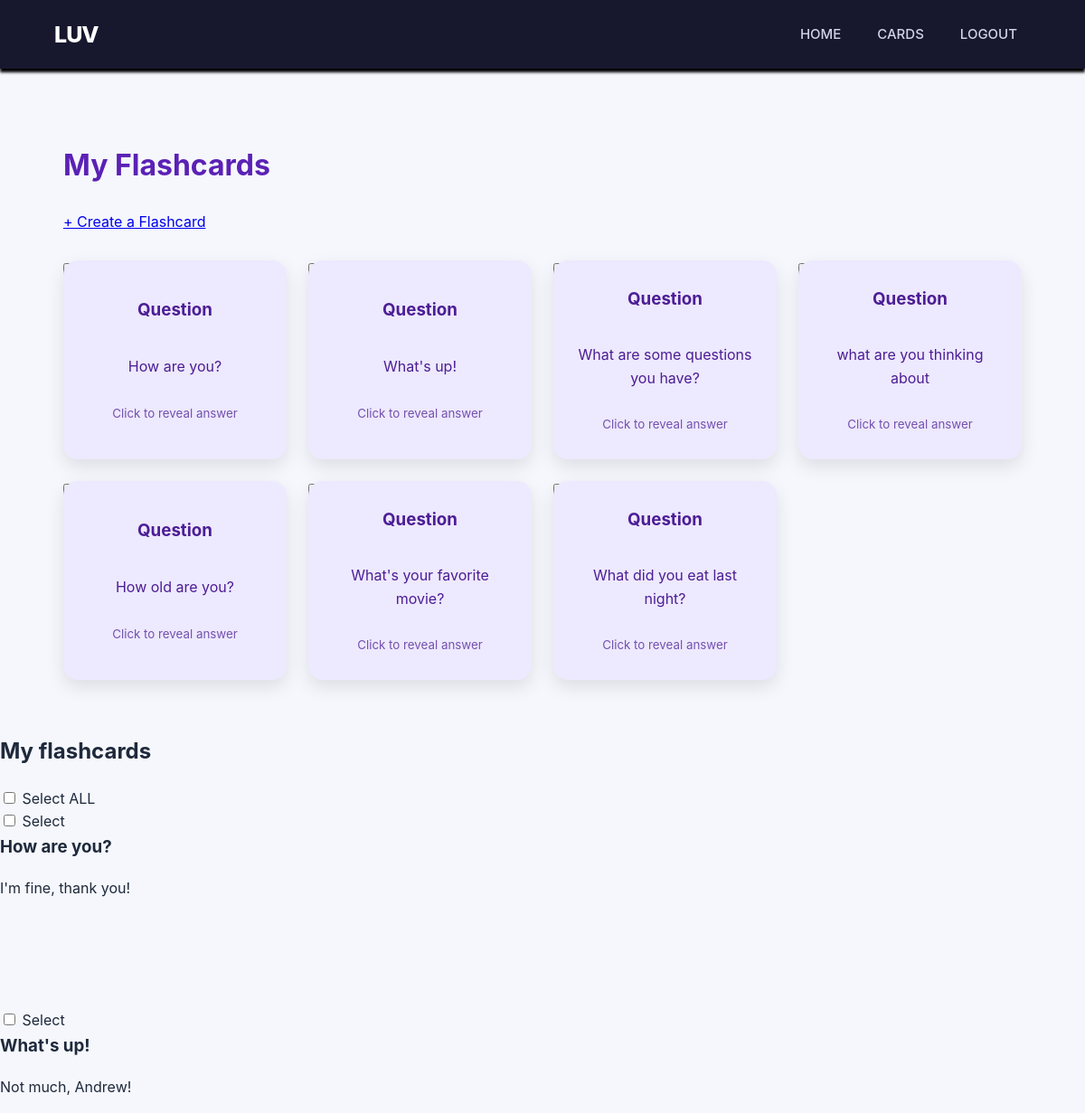
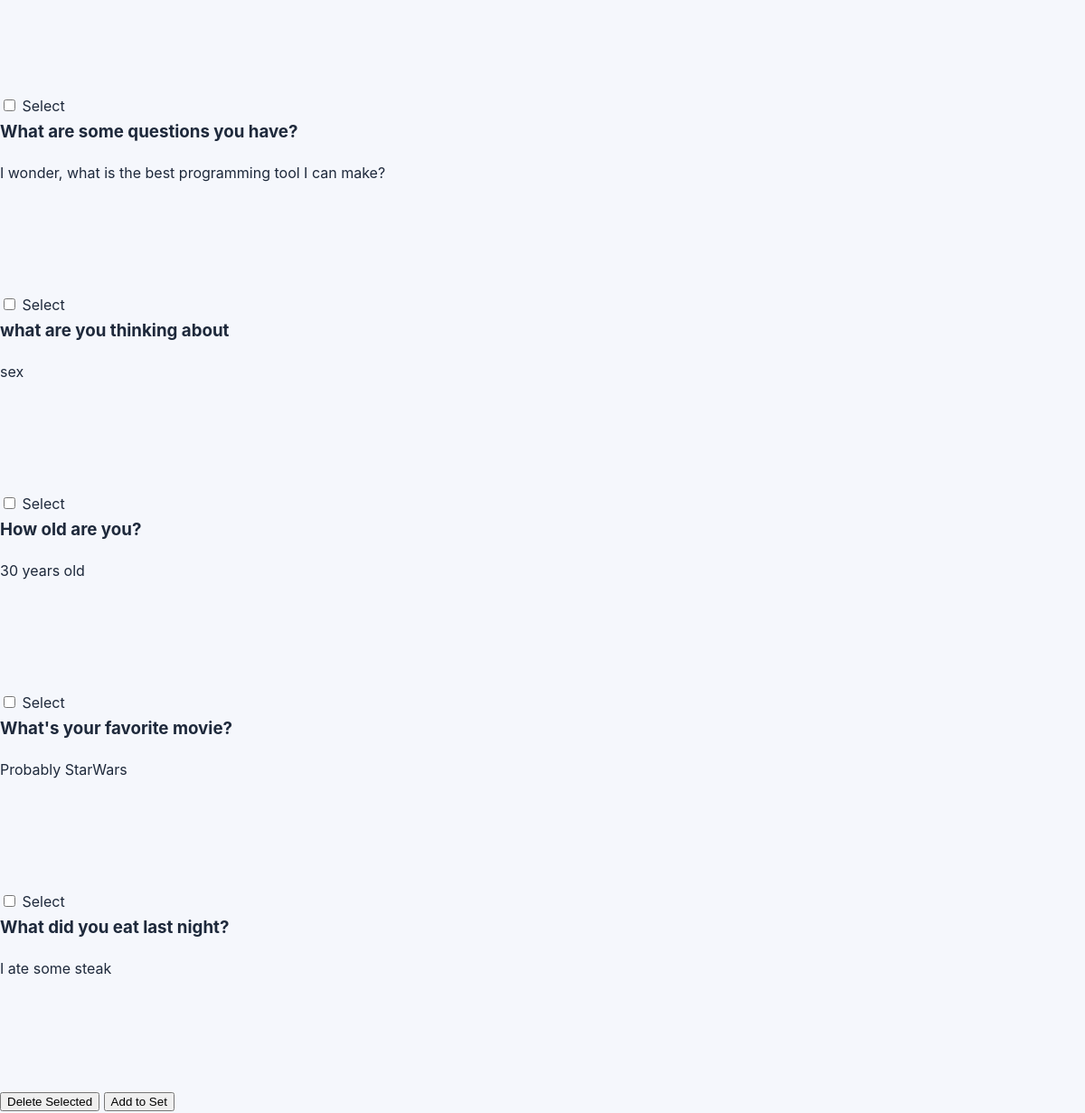
Screenshot of /cards (signed in) with the database file from the repository (2 pictures, top to bottom).
### papo_cito.py (models this page shows)
class Card(db.Model):
    __tablename__ = "cards"
    id = db.Column(db.Integer, primary_key=True)
    question = db.Column(db.String(200))
    answer = db.Column(db.Text)
    user_id = db.Column(
            db.Integer,
            db.ForeignKey("pot_users.id"),
            nullable=False
        )

### papo_cito.py (the view)
@app.route("/cards", methods=["GET","POST"])
def cards():
    if request.method == "GET":
        user_id = session["user_id"]
        cards = Card.query.filter_by(
                user_id=user_id
                ).all()
        return render_template("cards.html", cards=cards)

### templates/cards.html (shortened to what this page needs)
{% extends "base.html" %}
{% block content %}
<div class="cards-page">
	<h1>My Flashcards</h1>
	<a href= "{{ url_for('create_card') }}"	>
		+ Create a Flashcard
	</a>
	<div class = "cards-grid">
		{% for card in cards %}
		<div class="flashcard" onclick="flipCard(this)">
			<div class="flashcard-inner">
				<div class="flashcard-front">
					<h3>Question</h3>
					<p>{{ card.question }}</p>
					<small>Click to reveal answer</small>
				</div>
				<div class="flashcard-back">
					<h3>Answer</h3>
					<p>{{ card.answer }}</p>
					<small>Click to return</small>
				</div>
				<form action="{{ url_for('delete_card', card_id=card.id) }}"
					method="POST"
					onsubmit="return confirm('Are you sure?');">
					<button>
					</button>
				</form>
			</div>
		</div>
		{% else %}
		<p>You haven't created any flashcards yet.</p>
		{% endfor %}
	</div>
</div>
<div class=cards-pages>
	<h2>My flashcards</h2>
	<form method="POST" action="{{ url_for('bulk_action') }}">
		<label>
			<input type="checkbox" id="select-all">
			Select ALL
		</label>
		<div class="flashcard-list">
			{% for card in cards %}
			<div class="flashcard">
				<label>
					<input type="checkbox" name="card_ids" value="{{card.id}}">
						Select
				</label>
				<h3>{{ card.question }}</h3>
				<p>{{card.answer }}</p>
			</div>
			{% endfor %}
		</div>
		<button type="submit" name="action" value="delete">Delete Selected</button>
		<button type="submit" name="action" value="add_to_set">Add to Set</button>
	</form>
{% endblock %}

### static/css/style.css (style rules this page uses)
:root { --primary: #635bff; --primary-dark: #4f46e5; --background: #f5f7fc; --surface: #ffffff; --text: #1e293b; --muted: #64748b; --border: #e2e8f0; }
* { box-sizing: border-box; }
body { margin: 0; font-family: -apple-system, BlinkMacSystemFont, "Segoe UI", Roboto, sans-serif; background: var(--background); color: var(--text); line-height: 1.6; }
.cards-page { max-width: 1100px; margin:40px auto; padding: 20px; }
.cards-page h1 { color: #5b21b6; margin-bottom: 24px; }
.cards-grid { display: grid; grid-template-columns: repeat(auto-fit, minmax(230px, 1fr)); gap: 24px; margin-top: 30px; }
.flashcard { height: 220px; perspective: 1000px; cursor: pointer; }
.flashcard-inner { position:relative; width: 100%; height: 100%; transition: transoform 0.6s; transform-style: preserve-3d; }
.flashcard-front, .flashcard-back { position: absolute; inset: 0; padding: 24px; border-radius: 16px; box-sizing: border-box; display: flex; flex-direction: column; justify-content:center; align-items: center; text-align: center; backface-visibility: hidden; box-shadow: 0 8px 20px rgba(0, 0, 0, 0.10); overflow-wrap: anywhere; }
.flashcard-front { background: #ede9fe; color: #4c1d95; }
.flashcard-back { background: #5b21b6; color: white; transform:rotateY(180deg); }
.flashcard h3 { margin-top: 0; }
.flashcard p { white-space:pre-wrap; }
.flashcard small { margin-top: 12px; opacity:0.75; }

### rows the page displays
Card: question "How are you?", answer "I'm fine, thank you!"
Card: question "What's up!", answer "Not much, Andrew!"
Card: question "What are some questions you have?", answer "I wonder, what is the best programming tool I can make?"
Card: question "what are you thinking about", answer "sex"
Card: question "How old are you?", answer "30 years old"
Card: question "What's your favorite movie?", answer "Probably StarWars"
Card: question "What did you eat last night?", answer "I ate some steak"
